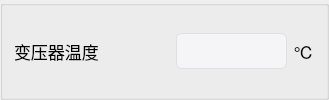
        <widget class="QGroupBox" name="groupBox_12">
         <property name="title">
          <string/>
         </property>
         <layout class="QHBoxLayout" name="horizontalLayout_21" stretch="7,5,1">
          <item>
           <widget class="QLabel" name="label_41">
            <property name="minimumSize">
             <size>
              <width>119</width>
              <height>31</height>
             </size>
            </property>
            <property name="font">
             <font>
              <pointsize>13</pointsize>
             </font>
            </property>
            <property name="text">
             <string>变压器温度</string>
            </property>
            <property name="alignment">
             <set>Qt::AlignLeading|Qt::AlignLeft|Qt::AlignVCenter</set>
            </property>
           </widget>
          </item>
          <item>
           <widget class="QLineEdit" name="l8">
            <property name="enabled">
             <bool>false</bool>
            </property>
            <property name="minimumSize">
             <size>
              <width>0</width>
              <height>31</height>
             </size>
            </property>
            <property name="styleSheet">
             <string notr="true">QLineEdit {
    /* 苹果风格的数据展示LineEdit */
    border: 1px solid #D0D0D0;                  /* 浅灰色边框，模仿macOS的细边框 */
    border-radius: 6px;                         /* 圆角，符合macOS设计 */
    padding: 8px 12px;                         /* 内边距，提供舒适的阅读空间 */
    background-color: #FFFFFF;                 /* 白色背景 */
    color: #333333;                            /* 深灰色文字，提高可读性 */
    font-family: &quot;SF Pro Text&quot;, &quot;Helvetica Neue&quot;, &quot;Lucida Grande&quot;, sans-serif; /* macOS系统字体栈 */
    font-size: 14px;                           /* 默认字体大小 */
    selection-background-color: #007AFF;       /* 选中文本高亮色 (macOS蓝色) */
    selection-color: #FFFFFF;                  /* 选中文本颜色 (白色) */

    /* 只读状态下的特殊样式 */
    /* 注意：Qt中通常使用 setReadOnly(true) 来实现只读，但QSS可以定义其外观 */
}

/* 当LineEdit获得焦点时 (对于数据展示框，如果不需要焦点效果，可以省略或弱化) */
QLineEdit:focus {
    border: 1px solid #007AFF;                 /* 获得焦点时边框变为蓝色 */
    /* 如果作为纯展示框，也可以移除焦点边框变化 */
    /* border: 1px solid #D0D0D0; */
}

/* 禁用状态下的样式 (如果用于展示不可变数据) */
QLineEdit:disabled {
    background-color: #F5F5F7;                 /* macOS禁用元素背景色 */
    color: #333333;                            /* 禁用文字颜色 */
    border: 1px solid #E0E0E0;                 /* 禁用边框颜色 */
}</string>
            </property>
            <property name="readOnly">
             <bool>true</bool>
            </property>
           </widget>
          </item>
          <item>
           <widget class="QLabel" name="label_42">
            <property name="minimumSize">
             <size>
              <width>0</width>
              <height>31</height>
             </size>
            </property>
            <property name="font">
             <font>
              <pointsize>13</pointsize>
             </font>
            </property>
            <property name="text">
             <string>℃</string>
            </property>
            <property name="alignment">
             <set>Qt::AlignCenter</set>
            </property>
           </widget>
          </item>
         </layout>
        </widget>
